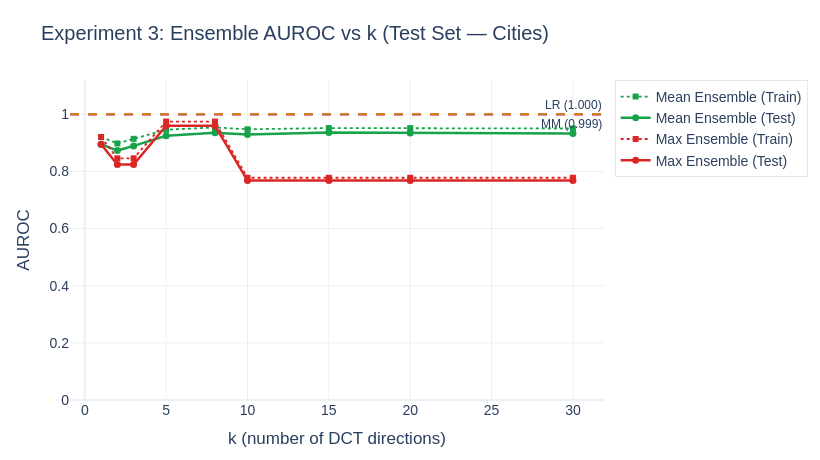
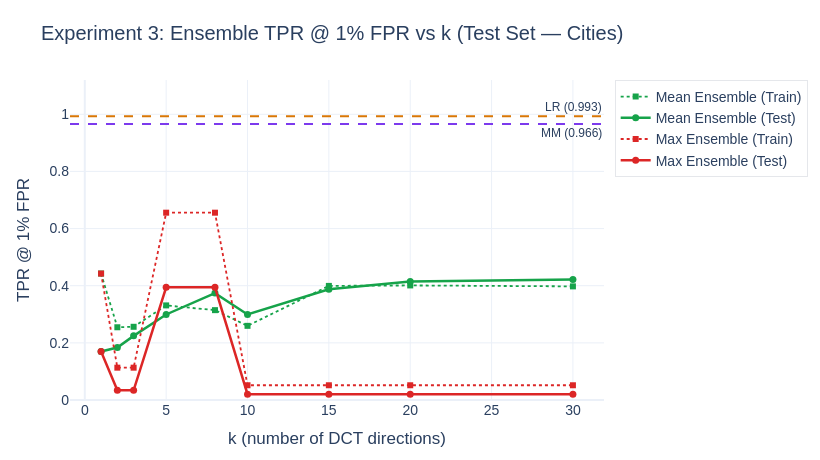

The code cell stored with these charts, in order, in its notebook:
### Code cell
mm_test_cities = eval_probe(mm_probe, test_acts["cities"], test_labels["cities"])
lr_test_cities = eval_probe(lr_probe, test_acts["cities"], test_labels["cities"])

for metric_key, metric_title in [("auroc", "AUROC"), ("tpr1", "TPR @ 1% FPR")]:
    baseline_metric = "auroc" if metric_key == "auroc" else "tpr@1fpr"
    mm_val = mm_test_cities[baseline_metric]
    lr_val = lr_test_cities[baseline_metric]

    fig = go.Figure()

    for agg, color, label in [
        ("mean", PLOT_COLORS["ensemble_mean"], "Mean Ensemble"),
        ("max", PLOT_COLORS["ensemble_max"], "Max Ensemble"),
    ]:
        fig.add_trace(go.Scatter(
            x=sweep["k"], y=sweep[f"{agg}_train_{metric_key}"],
            mode="lines+markers", name=f"{label} (Train)",
            line=dict(color=color, width=1.8, dash="dot"),
            marker=dict(size=6, symbol="square"),
        ))
        fig.add_trace(go.Scatter(
            x=sweep["k"], y=sweep[f"{agg}_test_{metric_key}"],
            mode="lines+markers", name=f"{label} (Test)",
            line=dict(color=color, width=2.5),
            marker=dict(size=7),
        ))

    fig.add_hline(
        y=mm_val, line_dash="dash", line_color=PLOT_COLORS["mm"],
        annotation_text=f"MM ({mm_val:.3f})",
        annotation_position="bottom right", annotation_font_size=12,
    )
    fig.add_hline(
        y=lr_val, line_dash="dash", line_color=PLOT_COLORS["lr"],
        annotation_text=f"LR ({lr_val:.3f})",
        annotation_position="top right", annotation_font_size=12,
    )

    fig.update_layout(
        **PLOT_BASE,
        title=f"Experiment 3: Ensemble {metric_title} vs k (Test Set — Cities)",
        xaxis_title="k (number of DCT directions)",
        yaxis_title=metric_title,
        yaxis_range=[0, 1.12],
        height=460, width=820,
    )
    fig.show()
    save_fig(fig, f"exp3_ensemble_sweep_{metric_key}")

best_k_mean = K_VALUES[int(np.argmax(sweep["mean_test_auroc"]))]
best_k_max = K_VALUES[int(np.argmax(sweep["max_test_auroc"]))]
print(f"\nBest k (Mean Ensemble) by test AUROC: k={best_k_mean}  ({max(sweep['mean_test_auroc']):.3f})")
print(f"Best k (Max Ensemble)  by test AUROC: k={best_k_max}  ({max(sweep['max_test_auroc']):.3f})")
print(f"MM baseline test AUROC: {mm_val:.3f}")
print(f"LR baseline test AUROC: {lr_val:.3f}")

### Figure 1 — Plotly figure (JSON) as saved in the notebook; plotly's stock layout.template omitted (floating-point values rounded to 4 significant figures)
{"data": [{"line": {"color": "#16A34A", "dash": "dot", "width": 1.8}, "marker": {"size": 6, "symbol": "square"}, "mode": "lines+markers", "name": "Mean Ensemble (Train)", "type": "scatter", "x": [1, 2, 3, 5, 8, 10, 15, 20, 30], "y": [0.9206, 0.898, 0.9141, 0.946, 0.9539, 0.9476, 0.9518, 0.9516, 0.9502]}, {"line": {"color": "#16A34A", "width": 2.5}, "marker": {"size": 7}, "mode": "lines+markers", "name": "Mean Ensemble (Test)", "type": "scatter", "x": [1, 2, 3, 5, 8, 10, 15, 20, 30], "y": [0.8953, 0.873, 0.8893, 0.9251, 0.9351, 0.9295, 0.9366, 0.9346, 0.9328]}, {"line": {"color": "#DC2626", "dash": "dot", "width": 1.8}, "marker": {"size": 6, "symbol": "square"}, "mode": "lines+markers", "name": "Max Ensemble (Train)", "type": "scatter", "x": [1, 2, 3, 5, 8, 10, 15, 20, 30], "y": [0.9206, 0.8458, 0.8458, 0.9745, 0.9745, 0.7778, 0.7778, 0.7778, 0.7778]}, {"line": {"color": "#DC2626", "width": 2.5}, "marker": {"size": 7}, "mode": "lines+markers", "name": "Max Ensemble (Test)", "type": "scatter", "x": [1, 2, 3, 5, 8, 10, 15, 20, 30], "y": [0.8953, 0.8245, 0.8245, 0.9599, 0.9599, 0.768, 0.768, 0.768, 0.768]}], "layout": {"annotations": [{"font": {"size": 12}, "showarrow": false, "text": "MM (0.999)", "x": 1, "xanchor": "right", "xref": "x domain", "y": 0.9989, "yanchor": "top", "yref": "y"}, {"font": {"size": 12}, "showarrow": false, "text": "LR (1.000)", "x": 1, "xanchor": "right", "xref": "x domain", "y": 0.9999, "yanchor": "bottom", "yref": "y"}], "font": {"family": "Arial, sans-serif", "size": 14}, "height": 460, "legend": {"bgcolor": "rgba(255,255,255,0.8)", "bordercolor": "#E5E7EB", "borderwidth": 1}, "margin": {"b": 60, "l": 70, "r": 40, "t": 80}, "shapes": [{"line": {"color": "#7C3AED", "dash": "dash"}, "type": "line", "x0": 0, "x1": 1, "xref": "x domain", "y0": 0.9989, "y1": 0.9989, "yref": "y"}, {"line": {"color": "#D97706", "dash": "dash"}, "type": "line", "x0": 0, "x1": 1, "xref": "x domain", "y0": 0.9999, "y1": 0.9999, "yref": "y"}], "title": {"text": "Experiment 3: Ensemble AUROC vs k (Test Set — Cities)"}, "width": 820, "xaxis": {"title": {"text": "k (number of DCT directions)"}}, "yaxis": {"range": [0, 1.12], "title": {"text": "AUROC"}}}}

### Figure 2 — Plotly figure (JSON) as saved in the notebook; plotly's stock layout.template omitted (floating-point values rounded to 4 significant figures)
{"data": [{"line": {"color": "#16A34A", "dash": "dot", "width": 1.8}, "marker": {"size": 6, "symbol": "square"}, "mode": "lines+markers", "name": "Mean Ensemble (Train)", "type": "scatter", "x": [1, 2, 3, 5, 8, 10, 15, 20, 30], "y": [0.4426, 0.2546, 0.2562, 0.3311, 0.3145, 0.2596, 0.3993, 0.401, 0.3977]}, {"line": {"color": "#16A34A", "width": 2.5}, "marker": {"size": 7}, "mode": "lines+markers", "name": "Mean Ensemble (Test)", "type": "scatter", "x": [1, 2, 3, 5, 8, 10, 15, 20, 30], "y": [0.1701, 0.1837, 0.2245, 0.2993, 0.3741, 0.2993, 0.3878, 0.415, 0.4218]}, {"line": {"color": "#DC2626", "dash": "dot", "width": 1.8}, "marker": {"size": 6, "symbol": "square"}, "mode": "lines+markers", "name": "Max Ensemble (Train)", "type": "scatter", "x": [1, 2, 3, 5, 8, 10, 15, 20, 30], "y": [0.4426, 0.1131, 0.1131, 0.6556, 0.6556, 0.05158, 0.05158, 0.05158, 0.05158]}, {"line": {"color": "#DC2626", "width": 2.5}, "marker": {"size": 7}, "mode": "lines+markers", "name": "Max Ensemble (Test)", "type": "scatter", "x": [1, 2, 3, 5, 8, 10, 15, 20, 30], "y": [0.1701, 0.03401, 0.03401, 0.3946, 0.3946, 0.02041, 0.02041, 0.02041, 0.02041]}], "layout": {"annotations": [{"font": {"size": 12}, "showarrow": false, "text": "MM (0.966)", "x": 1, "xanchor": "right", "xref": "x domain", "y": 0.966, "yanchor": "top", "yref": "y"}, {"font": {"size": 12}, "showarrow": false, "text": "LR (0.993)", "x": 1, "xanchor": "right", "xref": "x domain", "y": 0.9932, "yanchor": "bottom", "yref": "y"}], "font": {"family": "Arial, sans-serif", "size": 14}, "height": 460, "legend": {"bgcolor": "rgba(255,255,255,0.8)", "bordercolor": "#E5E7EB", "borderwidth": 1}, "margin": {"b": 60, "l": 70, "r": 40, "t": 80}, "shapes": [{"line": {"color": "#7C3AED", "dash": "dash"}, "type": "line", "x0": 0, "x1": 1, "xref": "x domain", "y0": 0.966, "y1": 0.966, "yref": "y"}, {"line": {"color": "#D97706", "dash": "dash"}, "type": "line", "x0": 0, "x1": 1, "xref": "x domain", "y0": 0.9932, "y1": 0.9932, "yref": "y"}], "title": {"text": "Experiment 3: Ensemble TPR @ 1% FPR vs k (Test Set — Cities)"}, "width": 820, "xaxis": {"title": {"text": "k (number of DCT directions)"}}, "yaxis": {"range": [0, 1.12], "title": {"text": "TPR @ 1% FPR"}}}}
